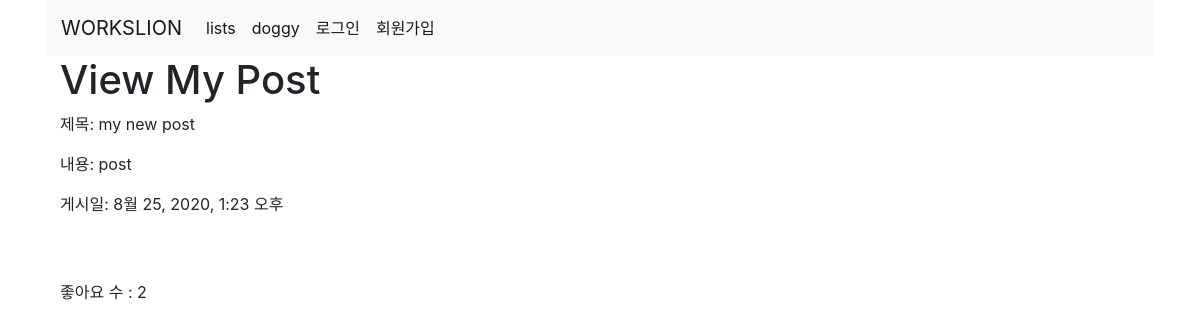
Page /post/4/ on the earlier database version.
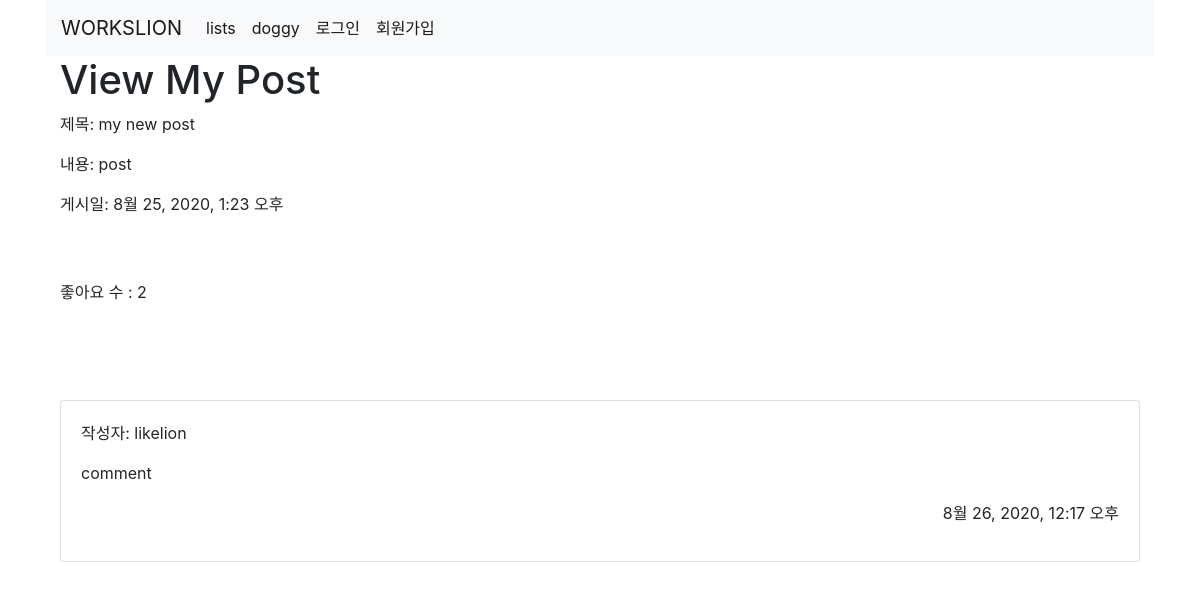
Same page on the later database version.
### post/models.py (models this page shows, shortened)
class Post(models.Model):
    title = models.CharField(max_length=100)
    content = models.TextField()
    post_active = models.BooleanField(default=False)
    created_at = models.DateTimeField(auto_now_add=True)
    liked_users = models.ManyToManyField(User, related_name='liked_posts')
    post_image = models.ImageField(upload_to='post', null=True)

class Comment(models.Model):
    user = models.ForeignKey(User, on_delete=models.CASCADE, null=True)
    post = models.ForeignKey(Post, on_delete=models.CASCADE, null=True)
    content = models.CharField(max_length=100)
    created_at = models.DateTimeField(auto_now_add=True)

### post/views.py (the view)
# urls.py: path('<int:post_id>/', views.detail, name='detail'),
def detail(request, post_id):
    post = Post.objects.get(id=post_id)
    comment = Comment.objects.filter(post=post_id)
    context = {
        'post': post,
        'comment': comment
    }
    return render(request, 'detail.html', context)

### post/templates/detail.html (shortened to what this page needs)
{% extends "base.html" %}
{% block content %}
<div class="container">
    <h1>View My Post</h1>
        <p>제목: {{ post.title }}</p>
        <p>내용: {{ post.content }}</p>
        <p>게시일: {{ post.created_at }}</p>
        <br><br>
    좋아요 수 : {{ post.liked_users.count }}
</div>
<br>
<br>
<br>
<br>
<div class="container">
{% for comment in comment %}
    <div class="card">
        <div class="card-body">
            <p>작성자: {{comment.user}}</p>
            <p>{{comment.content}}</p>
            <p style="float:right;">{{comment.created_at}}</p>
        </div>
    </div>
{% endfor %}
</div>
{% endblock %}

### templates/base.html (shortened to what this page needs)
{% load static %}
<!DOCTYPE html>
<html>
<head>
    <link rel="stylesheet" href="https://stackpath.bootstrapcdn.com/bootstrap/4.5.2/css/bootstrap.min.css">
</head>
<body>
    {% load static %}
    <div class="container">
        <nav class="navbar navbar-expand-lg navbar-light bg-light">
            <a class="navbar-brand" href="{% url 'index' %}">WORKSLION</a>
            <div class="collapse navbar-collapse" id="navbarNavAltMarkup">
                <div class="navbar-nav">
                    <a class="nav-link active" href="{% url 'post:lists' %}">lists</a>
                    <a class="nav-link active" href="{% url 'doggy:doggy_list' %}">doggy</a>
                    {% if user.is_authenticated %}
                        <form action="{% url 'accounts:logout' %}" method="POST" class="form-inline">
                            {% csrf_token %}
                            {{ user.get_username }}
                            <a class="nav-link active" href="{% url 'post:new' %}">new</span></a>
                            <button type="submit" class="btn btn-primary">로그아웃</button>
                        </form>
                    {% else %}
                        <a class="nav-link active" href="{% url 'accounts:login' %}">로그인</span></a>
                        <a class="nav-link active" href="{% url 'accounts:sign_up' %}">회원가입</span></a>
                    {% endif %}
                </div>
            </div>
        </nav>
        {% block content %}
        {% endblock %}
    </div>
</body>
</html>

Differences in the rows shown:
added Comment: user "likelion", content "comment", created_at "8월 26, 2020, 12:17 오후"
